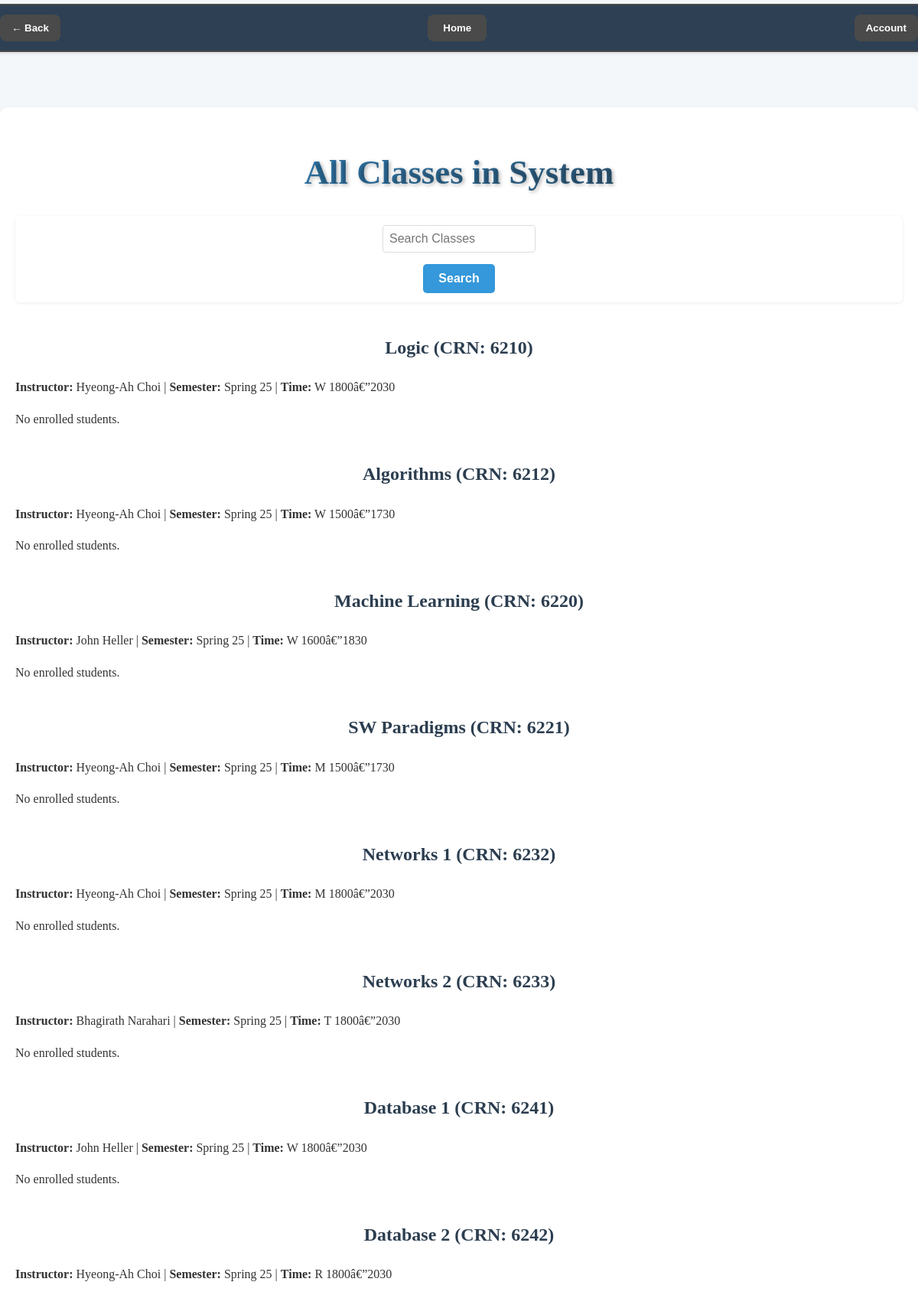
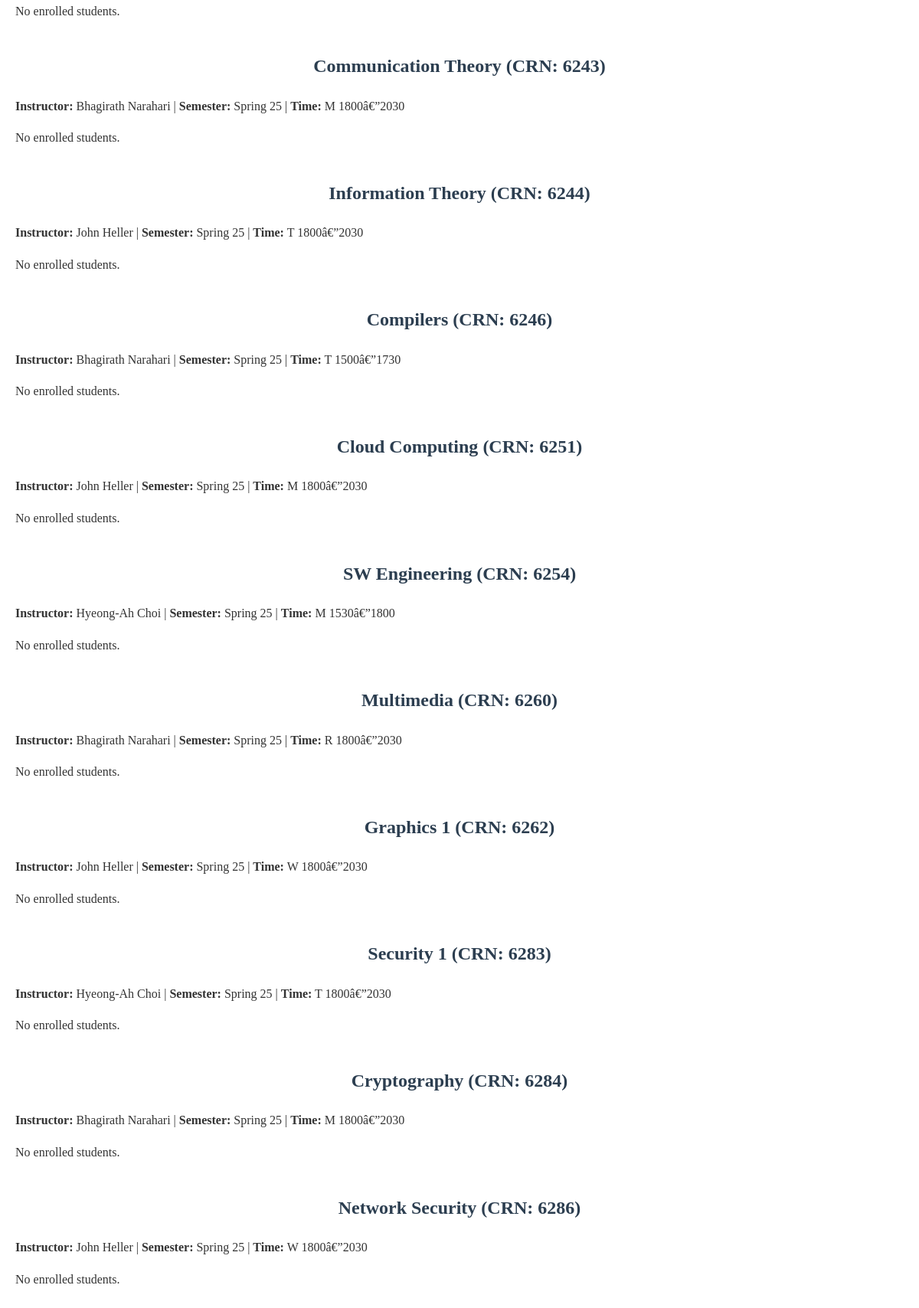
Page /admin/view_classes (signed in, upper part) on the committed database (2 pictures, top to bottom).
### tables this page shows
CREATE TABLE courses (
    crn INTEGER PRIMARY KEY,
    course_title VARCHAR(100) NOT NULL,
    d_num INTEGER NOT NULL,
    credits INTEGER NOT NULL,
    description TEXT,
    FOREIGN KEY (d_num) REFERENCES department(d_num)
);

CREATE TABLE schedule (
    id INTEGER PRIMARY KEY AUTOINCREMENT,
    crn INTEGER NOT NULL,
    section_num INTEGER NOT NULL,
    semester VARCHAR(20) NOT NULL,
    time VARCHAR(50) NOT NULL,
    day VARCHAR(20) NOT NULL,
    room_num VARCHAR(50) NOT NULL,
    max_enrollment INTEGER NOT NULL,
    current_enrollment INTEGER DEFAULT 0,
    instructor_uid CHAR(8) NOT NULL,
    FOREIGN KEY (crn) REFERENCES courses(crn),
    FOREIGN KEY (instructor_uid) REFERENCES faculty(uid),
    UNIQUE(crn, section_num, semester)
);

### main.py (the view, shortened to what this page needs)
@app.route('/admin/view_classes')
def admin_view_classes():
    if 'uid' not in session:
        return redirect(url_for('login'))  # Redirect to login if not logged in
    search_term = request.args.get('search', '').strip()
    conn = get_db_connection()
    course_sql = """
        SELECT
            c.crn,
            c.course_title   AS coursetitle,
            s.semester,
            s.day,
            s.time,
            ui.first_name || ' ' || ui.last_name AS instructor_name
        FROM courses c
        JOIN schedule s
          ON c.crn = s.crn
        JOIN faculty f
          ON s.instructor_uid = f.uid
        JOIN users ui
          ON f.uid = ui.uid
    """
    params = []
    course_sql += " ORDER BY s.semester DESC, c.crn"
    courses = conn.execute(course_sql, params).fetchall()
    course_rosters = []
    for course in courses:
        students = conn.execute("""
            SELECT
                g.uid,
                us.first_name,
                us.last_name,
                g.program,
                t.grade
            FROM transcript t
            JOIN grad_student g
              ON t.student_uid = g.uid
            JOIN users us
              ON g.uid = us.uid
            WHERE
                t.crn      = ?
              AND t.semester = ?
            ORDER BY us.last_name
        """, (course['crn'], course['semester'])).fetchall()
        course_rosters.append({
            'course': course,
            'students': students
        })
    conn.close()
    return render_template(
        'REGS-admin_view_classes.html',
        course_rosters=course_rosters,
        search_term=search_term
    )

### main.py (called while the page is built)
def get_db_connection(): #basic getting connection fucntion to avoid repetitivness
    conn = sqlite3.connect('phase-2.db')
    conn.row_factory = sqlite3.Row
    return conn

### templates/REGS-admin_view_classes.html (shortened to what this page needs)
<html>
<head>
  <link rel="stylesheet" href="/static/css/styles.css">
</head>
<body class="system-admin-page">
  <div class="navbar">
    <div class="homeButton">
      <button onclick="location.href='/home'">Home</button>
    </div>
    <button onclick="window.location.href='{{ request.referrer }}'" class="back-button">← Back</button>
    <div class="dropdown">
      <button onclick="toggleDropdown()">Account</button>
    </div>
  </div>
  <main class="form-container">
    <h1>All Classes in System</h1>
    <form method="GET" action="{{ url_for('admin_view_classes') }}" class="search-form">
      <input type="text" name="search" placeholder="Search Classes" value="{{ search_term if search_term }}">
      <button type="submit" class="primary-button">Search</button>
    </form>
    {% if course_rosters %}
      {% for roster in course_rosters %}
        <div class="course-section" style="margin-top: 40px;">
          <h2>{{ roster['course']['coursetitle'] }} (CRN: {{ roster['course']['crn'] }})</h2>
          <p style="margin-bottom: 10px;">
            <strong>Instructor:</strong> {{ roster['course']['instructor_name'] }} |
            <strong>Semester:</strong> {{ roster['course']['semester'] }} |
            <strong>Time:</strong> {{ roster['course']['day'] }} {{ roster['course']['time'] }}
          </p>
          {% if roster['students'] %}
            <h3>Enrolled Students ({{ roster['students']|length }})</h3>
            <table class="styled-table">
              <thead>
                <tr>
                  <th>Student ID</th>
                  <th>Name</th>
                  <th>Program</th>
                  <th>Grade</th>
                </tr>
              </thead>
              <tbody>
                {% for student in roster['students'] %}
                <tr>
                  <td>{{ student['uid'] }}</td>
                  <td>{{ student['last_name'] }}, {{ student['first_name'] }}</td>
                  <td>{{ student['program'] }}</td>
                  <td>{{ student['grade'] if student['grade'] else 'IP' }}</td>
                </tr>
                {% endfor %}
              </tbody>
            </table>
          {% else %}
            <p>No enrolled students.</p>
          {% endif %}
        </div>
      {% endfor %}
    {% else %}
      <p>No courses found.</p>
    {% endif %}
  </main>
</body>
</html>

### static/css/styles.css (style rules this page uses)
body { font-family: 'Georgia', serif; background-color: #e6e6e6; color: #333; margin: 0; padding: 0; line-height: 1.6; padding-top: 60px; }
h1, h2 { font-family: 'Palatino Linotype', 'Book Antiqua', Palatino, serif; color: #2c3e50; text-align: center; margin-bottom: 20px; }
.primary-button { background-color: #3498db; color: #ffffff; padding: 10px 20px; border: none; border-radius: 5px; font-size: 1rem; font-weight: bold; cursor: pointer; transition: background-color 0.3s, transform 0.2s; }
.navbar { position: fixed; top: 0; left: 50%; transform: translateX(-50%); width: 90%; z-index: 1000; display: flex; justify-content: space-between; align-items: center; background-color: rgba(176, 176, 176, 0.9); border: 2px solid #4a4a4a; padding: 15px 30px; box-shadow: 0 4px 10px rgba(0, 0, 0, 0.2); border-radius: 15px; margin-top: 5px; }
.navbar .homeButton { order: 2; margin: 0 auto; }
.navbar .homeButton button { background-color: #4a4a4a; color: #ffffff; padding: 10px 20px; border: none; border-radius: 8px; font-weight: bold; cursor: pointer; transition: background-color 0.3s, transform 0.2s; }
.navbar .back-button { order: 1; margin-right: auto; background-color: #4a4a4a; color: #ffffff; padding: 10px 15px; border: none; border-radius: 8px; font-weight: bold; cursor: pointer; transition: background-color 0.3s, transform 0.2s; }
.navbar .dropdown { order: 3; margin-left: auto; position: relative; }
.navbar .dropdown button { background-color: #4a4a4a; color: #ffffff; padding: 10px 15px; border: none; border-radius: 8px; font-weight: bold; cursor: pointer; transition: background-color 0.3s, transform 0.2s; }
.form-container { max-width: 1200px; margin: 80px auto; padding: 20px; background-color: #ffffff; border-radius: 10px; box-shadow: 0 4px 10px rgba(0, 0, 0, 0.1); font-family: 'Georgia', serif; }
.form-container h1 { font-size: 2.8rem; color: #2c3e50; text-align: center; margin-bottom: 20px; font-weight: bold; text-shadow: 2px 2px 5px rgba(0, 0, 0, 0.3); background: linear-gradient(to right, #3498db, #2c3e50); -webkit-background-clip: text; -webkit-text-fill-color: transparent; }
.form-container form { display: flex; flex-direction: column; gap: 15px; }
.form-container input, .form-container select, .form-container textarea { width: 100%; padding: 10px; border: 1px solid #ddd; border-radius: 5px; font-size: 1rem; box-sizing: border-box; transition: border-color 0.3s; }
.form-container button { background-color: #3498db; color: #ffffff; padding: 10px 20px; border: none; border-radius: 5px; font-size: 1rem; font-weight: bold; cursor: pointer; transition: background-color 0.3s, transform 0.2s; }
body.system-admin-page { font-family: 'Roboto', sans-serif; background: #f4f7fa; margin: 0; padding-top: 60px; }
.navbar { position: fixed; top: 0; width: 100%; background: #2E4053; padding: 0.75rem 1.5rem; display: flex; align-items: center; color: #fff; box-shadow: 0 2px 4px rgba(0,0,0,0.1); z-index: 1000; }
.navbar .dropdown { margin-left: auto; position: relative; }
.navbar { position: fixed; top: 0; width: 100%; background: #2E4053; padding: .75rem 1.5rem; display: flex; align-items: center; box-shadow: 0 2px 4px rgba(0,0,0,0.1); z-index: 1000; }
.filter-form, .search-form { background: #fff; padding: .75rem 1rem; border-radius: 6px; box-shadow: 0 1px 4px rgba(0,0,0,0.08); display: flex; align-items: center; gap: .5rem; }
.search-form input { width: 200px; padding: .5rem; border: 1px solid #ddd; border-radius: 4px; }

### rows in the picture
courses: course.coursetitle "Logic", course.crn "6210"
schedule: course.semester "Spring 25", course.day "W", course.time "1800â€”2030"
courses: course.coursetitle "Algorithms", course.crn "6212"
schedule: course.semester "Spring 25", course.day "W", course.time "1500â€”1730"
courses: course.coursetitle "Machine Learning", course.crn "6220"
schedule: course.semester "Spring 25", course.day "W", course.time "1600â€”1830"
courses: course.coursetitle "SW Paradigms", course.crn "6221"
schedule: course.semester "Spring 25", course.day "M", course.time "1500â€”1730"
courses: course.coursetitle "Networks 1", course.crn "6232"
schedule: course.semester "Spring 25", course.day "M", course.time "1800â€”2030"
courses: course.coursetitle "Networks 2", course.crn "6233"
schedule: course.semester "Spring 25", course.day "T", course.time "1800â€”2030"
courses: course.coursetitle "Database 1", course.crn "6241"
schedule: course.semester "Spring 25", course.day "W", course.time "1800â€”2030"
courses: course.coursetitle "Database 2", course.crn "6242"
schedule: course.semester "Spring 25", course.day "R", course.time "1800â€”2030"
courses: course.coursetitle "Communication Theory", course.crn "6243"
schedule: course.semester "Spring 25", course.day "M", course.time "1800â€”2030"
courses: course.coursetitle "Information Theory", course.crn "6244"
schedule: course.semester "Spring 25", course.day "T", course.time "1800â€”2030"
courses: course.coursetitle "Compilers", course.crn "6246"
schedule: course.semester "Spring 25", course.day "T", course.time "1500â€”1730"
courses: course.coursetitle "Cloud Computing", course.crn "6251"
schedule: course.semester "Spring 25", course.day "M", course.time "1800â€”2030"
courses: course.coursetitle "SW Engineering", course.crn "6254"
schedule: course.semester "Spring 25", course.day "M", course.time "1530â€”1800"
courses: course.coursetitle "Multimedia", course.crn "6260"
schedule: course.semester "Spring 25", course.day "R", course.time "1800â€”2030"
courses: course.coursetitle "Graphics 1", course.crn "6262"
schedule: course.semester "Spring 25", course.day "W", course.time "1800â€”2030"
courses: course.coursetitle "Security 1", course.crn "6283"
schedule: course.semester "Spring 25", course.day "T", course.time "1800â€”2030"
courses: course.coursetitle "Cryptography", course.crn "6284"
schedule: course.semester "Spring 25", course.day "M", course.time "1800â€”2030"
courses: course.coursetitle "Network Security", course.crn "6286"
schedule: course.semester "Spring 25", course.day "W", course.time "1800â€”2030"

### other values in the picture
{{ roster['course']['instructor_name'] }} "Hyeong-Ah Choi" "Hyeong-Ah Choi" "John Heller" "Hyeong-Ah Choi" "Hyeong-Ah Choi" "Bhagirath Narahari" "John Heller" "Hyeong-Ah Choi" "Bhagirath Narahari" "John Heller" "Bhagirath Narahari" "John Heller" "Hyeong-Ah Choi" "Bhagirath Narahari" "John Heller" "Hyeong-Ah Choi" "Bhagirath Narahari" "John Heller"
